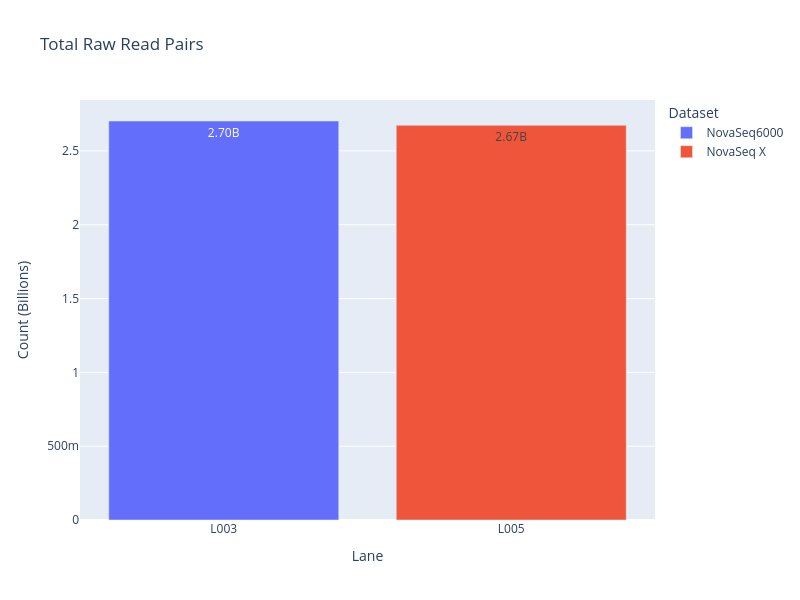

Write notebook code for a chart like this one.
### Markdown cell above
Compare raw output between lanes on NovaSeqX:

### Code cell
# Data selection and grouping
group_ns6 = data_ns6[(data_ns6["Protocol"] == "Double") & (data_ns6["Read Type"] == "R1") & (data_ns6["Lane"] == "L003")][["Lane", "fastqc_raw__Total Sequences"]].groupby(["Lane"]).sum()
group_reset_ns6 = group_ns6[group_ns6["fastqc_raw__Total Sequences"] > 0].reset_index()

group_nsX = data_nsX[(data_nsX["Protocol"] == "Double") & (data_nsX["Lane"] == "L005") & (data_nsX["Read Type"] == "R1")][["Lane", "fastqc_raw__Total Sequences"]].groupby(["Lane"]).sum()
group_reset_nsX = group_nsX[group_nsX["fastqc_raw__Total Sequences"] > 0].reset_index()

hover_template = "%{y}<extra></extra>"

# Create a single plot
fig = go.Figure()

# Add NS6 data
fig.add_trace(
    go.Bar(
        x=group_reset_ns6["Lane"],
        y=group_reset_ns6["fastqc_raw__Total Sequences"] / 1e9,  # Convert to billions for the bar height
        name="NovaSeq6000",
        text=group_reset_ns6["fastqc_raw__Total Sequences"] / 1e9,  # Convert to billions for the text
        texttemplate="%{text:.2f}B",  # Format text as billions with 2 decimal places
        textposition="auto",  # Automatically position the text
        hovertemplate=hover_template
    )
)

# Add NSX data with formatted text as billions
fig.add_trace(
    go.Bar(
        x=group_reset_nsX["Lane"],
        y=group_reset_nsX["fastqc_raw__Total Sequences"] / 1e9,  # Convert to billions for the bar height
        name="NovaSeq X",
        text=group_reset_nsX["fastqc_raw__Total Sequences"] / 1e9,  # Convert to billions for the text
        texttemplate="%{text:.2f}B",  # Format text as billions with 2 decimal places
        textposition="auto",  # Automatically position the text
        hovertemplate=hover_template
    )
)

# Update layout
fig.update_layout(
    height=600,
    width=800,
    yaxis_title="Count (Billions)",
    yaxis_tickformat="~s",  # Format the y-axis scale to show large numbers with suffixes like 'B'
    barmode="group",  # Use grouped bars
    title="Total Raw Read Pairs",
    xaxis_title="Lane",
    legend_title="Dataset"
)

# Show the figure
fig.show()

### Figure 1 — Plotly figure (JSON) as saved in the notebook; plotly's stock layout.template omitted (floating-point values rounded to 4 significant figures)
{"data": [{"hovertemplate": "%{y}<extra></extra>", "name": "NovaSeq6000", "text": [2.703], "textposition": "auto", "texttemplate": "%{text:.2f}B", "type": "bar", "x": ["L003"], "y": [2.703]}, {"hovertemplate": "%{y}<extra></extra>", "name": "NovaSeq X", "text": [2.673], "textposition": "auto", "texttemplate": "%{text:.2f}B", "type": "bar", "x": ["L005"], "y": [2.673]}], "layout": {"barmode": "group", "height": 600, "legend": {"title": {"text": "Dataset"}}, "title": {"text": "Total Raw Read Pairs"}, "width": 800, "xaxis": {"title": {"text": "Lane"}}, "yaxis": {"tickformat": "~s", "title": {"text": "Count (Billions)"}}}}
